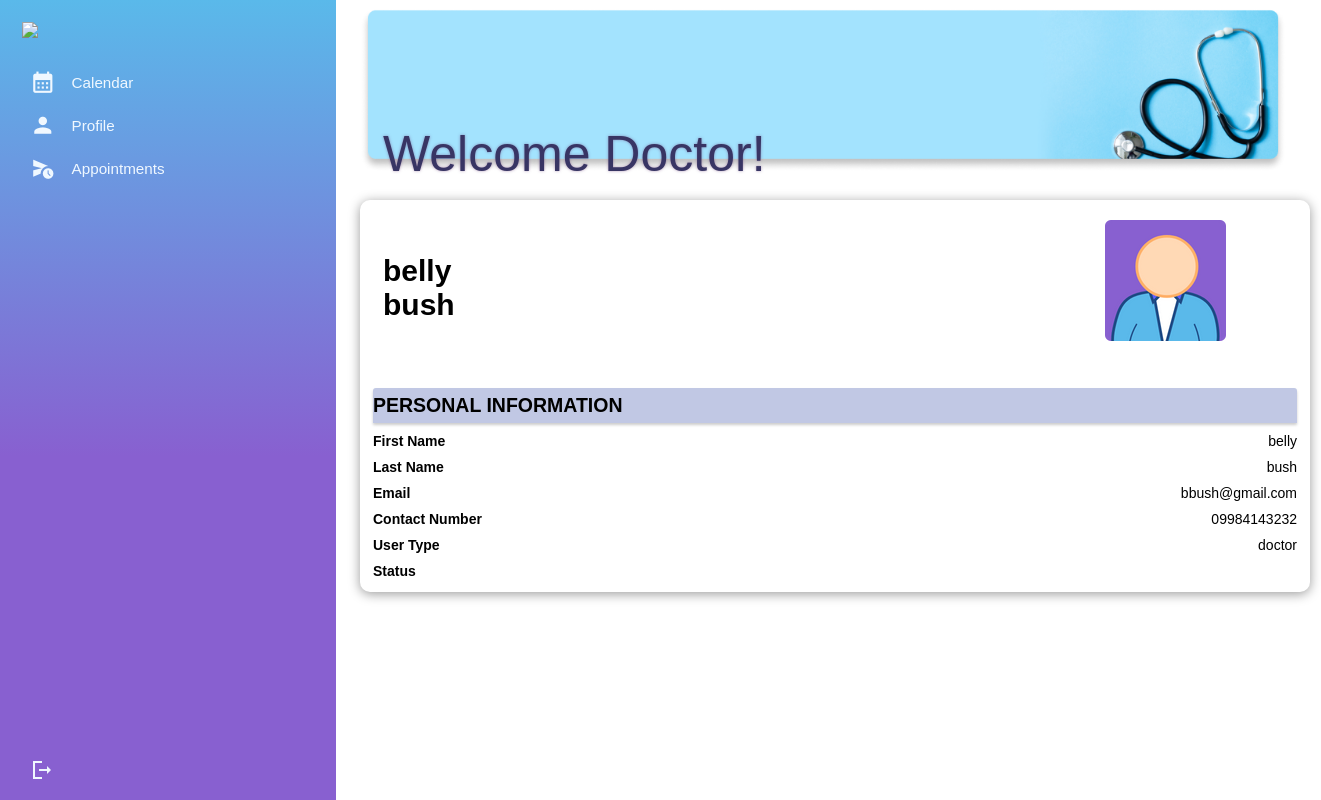
Screenshot of /Doctor/Profile-TAB.php (signed in) with the database file from the repository.
### tables this page shows
CREATE TABLE `usertable` (
  `userid` int(11) NOT NULL,
  `firstname` varchar(60) NOT NULL,
  `lastname` varchar(60) NOT NULL,
  `user_email` varchar(60) NOT NULL,
  `username` varchar(60) NOT NULL,
  `phonenumber` varchar(60) NOT NULL,
  `token_verified` varchar(100) NOT NULL,
  `status_verified` tinyint(2) NOT NULL DEFAULT 0 COMMENT '0- not verified 1-verified',
  `password` varchar(60) NOT NULL,
  `image` longblob NOT NULL,
  `usertype` varchar(6) NOT NULL,
  `datecreated` timestamp NOT NULL DEFAULT current_timestamp(),
  `is_notified` int(11) DEFAULT 0 COMMENT '0 - not notified\r\n1 - notified',
  `code` mediumint(50) NOT NULL,
  `status` varchar(12) NOT NULL
);

### Doctor/Profile-TAB.php (the view, shortened to what this page needs)
<?php
$mysqli = new mysqli('localhost', 'root', '', 'u621398810_Vaccunadb_v1');
$user_id = $_SESSION['user_id'];
$query = "SELECT firstname, lastname, user_email, phonenumber, usertype, status FROM usertable WHERE userid = ? AND usertype = 'doctor'";
$stmt = $mysqli->prepare($query);
$stmt->bind_param("i", $user_id);
$stmt->execute();
$result = $stmt->get_result();
$row = $result->fetch_assoc();
?>
<!DOCTYPE html>
<html lang="en">
<head>
    <link rel="stylesheet" href="./css/style5.css">
    <link rel="stylesheet" href="./css/calendar-style.css">
</head>
<body>
    <div class="container1">
        <div class="column1">
            <?php include('../templates/Doctor-Dash.php'); ?>
        </div>
        <div class="column">
            <div class="dashboard">
                <img src="./images/Profile.png">
                <div class="dashboard-text">
                    <h1>Welcome Doctor!</h1>
                </div>
                <div class="content">
                    <?php if ($row !== null) : ?>
                        <div class="header">
                            <h2><?php echo $row['firstname'] . ' ' . $row['lastname']; ?></h2>
                            <img src="./images/User Profile.png" alt="">
                        </div>
                        <div class="title">
                            <h2>PERSONAL INFORMATION</h2>
                        </div>
                        <p><span class="label">First Name</span> <?php echo $row['firstname']; ?></p>
                        <p><span class="label">Last Name</span> <?php echo $row['lastname']; ?></p>
                        <p><span class="label">Email</span> <?php echo $row['user_email']; ?></p>
                        <p><span class="label">Contact Number</span> <?php echo $row['phonenumber']; ?></p>
                        <p><span class="label">User Type</span> <?php echo $row['usertype']; ?></p>
                        <p><span class="label">Status</span> <?php echo $row['status']; ?></p>
                    <?php else : ?>
                        <p>No user found with the specified ID and user type 'doctor'.</p>
                    <?php endif; ?>
                </div>
            </div>
        </div>
    </div>
</body>
</html>

### Doctor/css/style5.css (style rules this page uses)
.container1 { display: flex; }
.column { position: absolute; left: 270px; right: 50px; }
.column1 { position: fixed; height: 100%; }
.dashboard { position: relative; }
.dashboard img { padding: 8px 85px; width: 1500px; }
.dashboard-text { position: absolute; top: 100px; padding: 25px 113px; }
.dashboard-text h1 { color: rgb(56, 53, 100); text-shadow: 0px 0px 3px rgba(101, 53, 113, 0.5); font-family: 'Poppins', sans-serif; font-size: 50px; font-style: normal; font-weight: 400; line-height: normal; }
.content { display: flex; flex-direction: column; background-color: #fff; margin: 2% auto; margin-left: 90px; padding: 1em; width: 950px; border: none; border-radius: 10px; box-shadow: 0 2px 12px 0 rgba(0, 0, 0, .4); }
.header { margin-top: 30px; margin-bottom: 50px; display: flex; align-items: center; height: 75px; }
.title { display: flex; align-items: center; height: 35px; background: #C1C8E4; border-radius: 3px 3px 0 0; box-shadow: 0 2px 3px 0 rgba(0, 0, 0, .2); margin-top: 20px; }
.header h2 { color: black; padding-top: 15px; padding-left: 10px; font-size: 30px; margin: 0; }
.header img { width: 121px; height: auto; margin-left: 560px; }
.content span { font-weight: bold; }
.content p { display: flex; justify-content: space-between; padding-top: 10px; font-size: 14px; text-align: justify; color: black; }
@media screen and (max-width: 2560px) { .dashboard img { width: 110%; padding-left: 90px; } }

### Doctor/css/calendar-style.css (style rules this page uses)
:root { --primary-clr: #5AB9EA; }

### assets/css/style0.css (style rules this page uses)
* { margin: 0; padding: 0; outline: 0; border: 0; text-decoration: none; list-style: none; box-sizing: border-box; }
body { display: grid; height: 100%; font-family: Poppins, sans-serif; font-size: 13px; background: white; background-size: cover; background-repeat: no-repeat; background-position: center center; user-select: none; overflow-x: hidden; }
img { display: block; width: 100%; }

### rows the page displays
usertable: firstname "belly", lastname "bush", user_email "bbush@gmail.com", phonenumber "09984143232", usertype "doctor"
